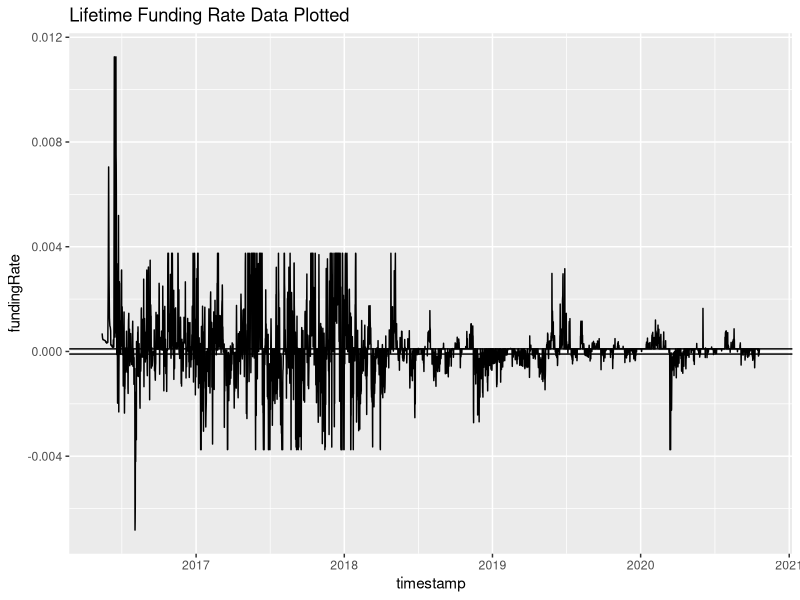

This figure's R source: (Note: this script raises an error after producing the figure.)
## ---- chunk 1
knitr::opts_chunk$set(echo = TRUE)
library(tidyverse)
library(data.table)
library(lubridate)

data <- read_csv("funding_data.csv")
## ---- chunk 2
running_size <- data
## ---- chunk 3
data %>%
  mutate(above = if_else(fundingRate > 0.0001, 1, 
                        if_else(fundingRate < -0.0001, -1, 0))) %>%
  ggplot(aes(x = timestamp, y = fundingRate)) + 
  geom_line() + 
  geom_hline(yintercept = -0.0001) + 
  geom_hline(yintercept = 0.0001) + 
  labs(title = "Lifetime Funding Rate Data Plotted") 
## ---- chunk 4
ytd2019 <- running_size %>%
  filter(timestamp < ymd_hms("2020-01-01 00:00:00", tz = "US/Eastern"),
         timestamp >= ymd_hms("2019-01-01 00:00:00", tz = "US/Eastern"))

ar <- arima(ytd2019$fundingRate, order = c(3, 0, 15))
resids <- residuals(ar)

fit <- ytd2019$fundingRate - resids

fitted <- tibble(timestamp = ytd2019$timestamp, values = fit)

ggplot() + 
  geom_line(ytd2019, mapping = aes(timestamp, fundingRate)) + 
  geom_line(fitted, mapping = aes(timestamp, values), color = "green") + 
  labs(title = "Historic Funding Data for 2019 with Model Fitted")
## ---- chunk 5
abbv_ytd2020 <- running_size %>%
  filter(timestamp <= ymd_hms("2020-01-07 20:00:00", tz = "US/Eastern"),
         timestamp >= ymd_hms("2020-01-01 00:00:00", tz = "US/Eastern"))


prediction <- predict(ar, n.ahead = 20)
forecasted <- tibble(timestamp = abbv_ytd2020$timestamp[1:20], pred = prediction[["pred"]] %>% as.numeric())

ggplot() + 
  geom_line(bind_rows(ytd2019 %>% filter(timestamp >= ymd_hms("2019-12-17 04:00:00", tz = "US/Eastern")), abbv_ytd2020), mapping = aes(timestamp, fundingRate)) + 
  geom_line(fitted %>% filter(timestamp >= ymd_hms("2019-12-17 04:00:00", tz = "US/Eastern")), mapping = aes(timestamp, values), color = "green") + 
  geom_line(forecasted, mapping = aes(timestamp, pred), color = "red") + 
  labs(title = "Zoomed in on Out of Sample prediction", subtitle = "This is not interesting because I don't have volatility. Need to pick a better sample.")
## ---- chunk 6
ytd2020 <- running_size %>%
  filter(timestamp >= ymd_hms("2020-01-01 00:00:00", tz = "US/Eastern"))

ggplot(ytd2020, aes(timestamp, fundingRate)) + 
  geom_line() + 
  labs(title = "Historic Funding Rate for 2020", subtitle = "Lets specifically analyze the period beginning on 2020-09-07 04:00:00") + 
  annotate("text", x = ymd_hms("2020-09-07 04:00:00"), y = -0.001, label = "2020-09-07 04:00:00") + 
  annotate("point", x = ymd_hms("2020-09-07 04:00:00"), y = -0.00075)
## ---- chunk 7
training <- ytd2020 %>%
  filter(timestamp < ymd_hms("2020-09-07 04:00:00"))

testing <- ytd2020 %>%
  filter(timestamp >= ymd_hms("2020-09-07 04:00:00"))

# Lets fit some models
acf(training$fundingRate)
pacf(training$fundingRate)
## ---- chunk 8
running_size <- running_size %>%
  mutate(signal = if_else(fundingRate > 0.0001, 1, if_else(fundingRate < -0.0001, -1, 0)),
         section = rleid(signal)) %>%
  group_by(section) %>%
  mutate(csum = cumsum(fundingRate),
         csum = if_else(signal == 0, 0, csum),
         id = row_number(),
         id = ifelse(signal == 0, NA, id)) %>%
  arrange(desc(row_number()))
 
ggplot(running_size) + 
  geom_line(aes(x = timestamp, y = csum), color = "red") + 
  geom_line(aes(x = timestamp, y = fundingRate), color = "green")

running_size %>%
  summarize(max = max(id)) %>%
  ggplot(aes(x = max)) + 
  geom_histogram(color = "black")
